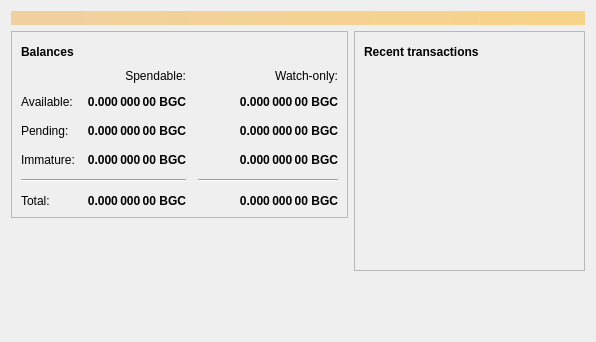
<?xml version="1.0" encoding="UTF-8"?>
<ui version="4.0">
 <class>OverviewPage</class>
 <widget class="QWidget" name="OverviewPage">
  <property name="geometry">
   <rect>
    <x>0</x>
    <y>0</y>
    <width>596</width>
    <height>342</height>
   </rect>
  </property>
  <property name="windowTitle">
   <string>Form</string>
  </property>
  <layout class="QVBoxLayout" name="topLayout">
   <item>
    <widget class="QLabel" name="labelAlerts">
     <property name="visible">
      <bool>false</bool>
     </property>
     <property name="styleSheet">
      <string notr="true">QLabel { background-color: qlineargradient(x1: 0, y1: 0, x2: 1, y2: 0, stop:0 #F0D0A0, stop:1 #F8D488); color:#000000; }</string>
     </property>
     <property name="wordWrap">
      <bool>true</bool>
     </property>
     <property name="margin">
      <number>3</number>
     </property>
     <property name="textInteractionFlags">
      <set>Qt::TextSelectableByMouse</set>
     </property>
    </widget>
   </item>
   <item>
    <layout class="QHBoxLayout" name="horizontalLayout" stretch="1,1">
     <item>
      <layout class="QVBoxLayout" name="verticalLayout_2">
       <item>
        <widget class="QFrame" name="frame">
         <property name="frameShape">
          <enum>QFrame::StyledPanel</enum>
         </property>
         <property name="frameShadow">
          <enum>QFrame::Raised</enum>
         </property>
         <layout class="QVBoxLayout" name="verticalLayout_4">
          <item>
           <layout class="QHBoxLayout" name="horizontalLayout_4">
            <item>
             <widget class="QLabel" name="label_5">
              <property name="font">
               <font>
                <weight>75</weight>
                <bold>true</bold>
               </font>
              </property>
              <property name="text">
               <string>Balances</string>
              </property>
             </widget>
            </item>
            <item>
             <widget class="QPushButton" name="labelWalletStatus">
              <property name="enabled">
               <bool>true</bool>
              </property>
              <property name="maximumSize">
               <size>
                <width>30</width>
                <height>16777215</height>
               </size>
              </property>
              <property name="toolTip">
               <string>The displayed information may be out of date. Your wallet automatically synchronizes with the Bigcoin network after a connection is established, but this process has not completed yet.</string>
              </property>
              <property name="text">
               <string/>
              </property>
              <property name="icon">
               <iconset resource="../bitcoin.qrc">
                <normaloff>:/icons/warning</normaloff>
                <disabledoff>:/icons/warning</disabledoff>:/icons/warning</iconset>
              </property>
              <property name="iconSize">
               <size>
                <width>24</width>
                <height>24</height>
               </size>
              </property>
              <property name="flat">
               <bool>true</bool>
              </property>
             </widget>
            </item>
            <item>
             <spacer name="horizontalSpacer_3">
              <property name="orientation">
               <enum>Qt::Horizontal</enum>
              </property>
              <property name="sizeHint" stdset="0">
               <size>
                <width>40</width>
                <height>20</height>
               </size>
              </property>
             </spacer>
            </item>
           </layout>
          </item>
          <item>
           <layout class="QGridLayout" name="gridLayout">
            <property name="spacing">
             <number>12</number>
            </property>
            <item row="2" column="2">
             <widget class="QLabel" name="labelWatchPending">
              <property name="font">
               <font>
                <weight>75</weight>
                <bold>true</bold>
               </font>
              </property>
              <property name="cursor">
               <cursorShape>IBeamCursor</cursorShape>
              </property>
              <property name="toolTip">
               <string>Unconfirmed transactions to watch-only addresses</string>
              </property>
              <property name="text">
               <string notr="true">0.000 000 00 BGC</string>
              </property>
              <property name="alignment">
               <set>Qt::AlignRight|Qt::AlignTrailing|Qt::AlignVCenter</set>
              </property>
              <property name="textInteractionFlags">
               <set>Qt::LinksAccessibleByMouse|Qt::TextSelectableByKeyboard|Qt::TextSelectableByMouse</set>
              </property>
             </widget>
            </item>
            <item row="2" column="1">
             <widget class="QLabel" name="labelUnconfirmed">
              <property name="font">
               <font>
                <weight>75</weight>
                <bold>true</bold>
               </font>
              </property>
              <property name="cursor">
               <cursorShape>IBeamCursor</cursorShape>
              </property>
              <property name="toolTip">
               <string>Total of transactions that have yet to be confirmed, and do not yet count toward the spendable balance</string>
              </property>
              <property name="text">
               <string notr="true">0.000 000 00 BGC</string>
              </property>
              <property name="alignment">
               <set>Qt::AlignRight|Qt::AlignTrailing|Qt::AlignVCenter</set>
              </property>
              <property name="textInteractionFlags">
               <set>Qt::LinksAccessibleByMouse|Qt::TextSelectableByKeyboard|Qt::TextSelectableByMouse</set>
              </property>
             </widget>
            </item>
            <item row="3" column="2">
             <widget class="QLabel" name="labelWatchImmature">
              <property name="font">
               <font>
                <weight>75</weight>
                <bold>true</bold>
               </font>
              </property>
              <property name="cursor">
               <cursorShape>IBeamCursor</cursorShape>
              </property>
              <property name="toolTip">
               <string>Mined balance in watch-only addresses that has not yet matured</string>
              </property>
              <property name="text">
               <string notr="true">0.000 000 00 BGC</string>
              </property>
              <property name="alignment">
               <set>Qt::AlignRight|Qt::AlignTrailing|Qt::AlignVCenter</set>
              </property>
              <property name="textInteractionFlags">
               <set>Qt::LinksAccessibleByMouse|Qt::TextSelectableByKeyboard|Qt::TextSelectableByMouse</set>
              </property>
             </widget>
            </item>
            <item row="4" column="0" colspan="2">
             <widget class="Line" name="line">
              <property name="orientation">
               <enum>Qt::Horizontal</enum>
              </property>
             </widget>
            </item>
            <item row="4" column="2">
             <widget class="Line" name="lineWatchBalance">
              <property name="sizePolicy">
               <sizepolicy hsizetype="Preferred" vsizetype="Fixed">
                <horstretch>0</horstretch>
                <verstretch>0</verstretch>
               </sizepolicy>
              </property>
              <property name="minimumSize">
               <size>
                <width>140</width>
                <height>0</height>
               </size>
              </property>
              <property name="orientation">
               <enum>Qt::Horizontal</enum>
              </property>
             </widget>
            </item>
            <item row="5" column="0">
             <widget class="QLabel" name="labelTotalText">
              <property name="text">
               <string>Total:</string>
              </property>
             </widget>
            </item>
            <item row="3" column="1">
             <widget class="QLabel" name="labelImmature">
              <property name="font">
               <font>
                <weight>75</weight>
                <bold>true</bold>
               </font>
              </property>
              <property name="cursor">
               <cursorShape>IBeamCursor</cursorShape>
              </property>
              <property name="toolTip">
               <string>Mined balance that has not yet matured</string>
              </property>
              <property name="text">
               <string notr="true">0.000 000 00 BGC</string>
              </property>
              <property name="alignment">
               <set>Qt::AlignRight|Qt::AlignTrailing|Qt::AlignVCenter</set>
              </property>
              <property name="textInteractionFlags">
               <set>Qt::LinksAccessibleByMouse|Qt::TextSelectableByKeyboard|Qt::TextSelectableByMouse</set>
              </property>
             </widget>
            </item>
            <item row="2" column="3">
             <spacer name="horizontalSpacer_2">
              <property name="orientation">
               <enum>Qt::Horizontal</enum>
              </property>
              <property name="sizeHint" stdset="0">
               <size>
                <width>40</width>
                <height>20</height>
               </size>
              </property>
             </spacer>
            </item>
            <item row="3" column="0">
             <widget class="QLabel" name="labelImmatureText">
              <property name="text">
               <string>Immature:</string>
              </property>
             </widget>
            </item>
            <item row="5" column="1">
             <widget class="QLabel" name="labelTotal">
              <property name="font">
               <font>
                <weight>75</weight>
                <bold>true</bold>
               </font>
              </property>
              <property name="cursor">
               <cursorShape>IBeamCursor</cursorShape>
              </property>
              <property name="toolTip">
               <string>Your current total balance</string>
              </property>
              <property name="text">
               <string notr="true">0.000 000 00 BGC</string>
              </property>
              <property name="alignment">
               <set>Qt::AlignRight|Qt::AlignTrailing|Qt::AlignVCenter</set>
              </property>
              <property name="textInteractionFlags">
               <set>Qt::LinksAccessibleByMouse|Qt::TextSelectableByKeyboard|Qt::TextSelectableByMouse</set>
              </property>
             </widget>
            </item>
            <item row="5" column="2">
             <widget class="QLabel" name="labelWatchTotal">
              <property name="font">
               <font>
                <weight>75</weight>
                <bold>true</bold>
               </font>
              </property>
              <property name="cursor">
               <cursorShape>IBeamCursor</cursorShape>
              </property>
              <property name="toolTip">
               <string>Current total balance in watch-only addresses</string>
              </property>
              <property name="text">
               <string notr="true">0.000 000 00 BGC</string>
              </property>
              <property name="alignment">
               <set>Qt::AlignRight|Qt::AlignTrailing|Qt::AlignVCenter</set>
              </property>
              <property name="textInteractionFlags">
               <set>Qt::LinksAccessibleByMouse|Qt::TextSelectableByKeyboard|Qt::TextSelectableByMouse</set>
              </property>
             </widget>
            </item>
            <item row="0" column="2">
             <widget class="QLabel" name="labelWatchonly">
              <property name="text">
               <string>Watch-only:</string>
              </property>
              <property name="alignment">
               <set>Qt::AlignRight|Qt::AlignTrailing|Qt::AlignVCenter</set>
              </property>
             </widget>
            </item>
            <item row="1" column="0">
             <widget class="QLabel" name="labelBalanceText">
              <property name="text">
               <string>Available:</string>
              </property>
             </widget>
            </item>
            <item row="1" column="1">
             <widget class="QLabel" name="labelBalance">
              <property name="font">
               <font>
                <weight>75</weight>
                <bold>true</bold>
               </font>
              </property>
              <property name="cursor">
               <cursorShape>IBeamCursor</cursorShape>
              </property>
              <property name="toolTip">
               <string>Your current spendable balance</string>
              </property>
              <property name="text">
               <string notr="true">0.000 000 00 BGC</string>
              </property>
              <property name="alignment">
               <set>Qt::AlignRight|Qt::AlignTrailing|Qt::AlignVCenter</set>
              </property>
              <property name="textInteractionFlags">
               <set>Qt::LinksAccessibleByMouse|Qt::TextSelectableByKeyboard|Qt::TextSelectableByMouse</set>
              </property>
             </widget>
            </item>
            <item row="1" column="2">
             <widget class="QLabel" name="labelWatchAvailable">
              <property name="font">
               <font>
                <weight>75</weight>
                <bold>true</bold>
               </font>
              </property>
              <property name="cursor">
               <cursorShape>IBeamCursor</cursorShape>
              </property>
              <property name="toolTip">
               <string>Your current balance in watch-only addresses</string>
              </property>
              <property name="text">
               <string notr="true">0.000 000 00 BGC</string>
              </property>
              <property name="alignment">
               <set>Qt::AlignRight|Qt::AlignTrailing|Qt::AlignVCenter</set>
              </property>
              <property name="textInteractionFlags">
               <set>Qt::LinksAccessibleByMouse|Qt::TextSelectableByKeyboard|Qt::TextSelectableByMouse</set>
              </property>
             </widget>
            </item>
            <item row="2" column="0">
             <widget class="QLabel" name="labelPendingText">
              <property name="text">
               <string>Pending:</string>
              </property>
             </widget>
            </item>
            <item row="0" column="1">
             <widget class="QLabel" name="labelSpendable">
              <property name="text">
               <string>Spendable:</string>
              </property>
              <property name="alignment">
               <set>Qt::AlignRight|Qt::AlignTrailing|Qt::AlignVCenter</set>
              </property>
             </widget>
            </item>
           </layout>
          </item>
         </layout>
        </widget>
       </item>
       <item>
        <spacer name="verticalSpacer">
         <property name="orientation">
          <enum>Qt::Vertical</enum>
         </property>
         <property name="sizeHint" stdset="0">
          <size>
           <width>20</width>
           <height>40</height>
          </size>
         </property>
        </spacer>
       </item>
      </layout>
     </item>
     <item>
      <layout class="QVBoxLayout" name="verticalLayout_3">
       <item>
        <widget class="QFrame" name="frame_2">
         <property name="frameShape">
          <enum>QFrame::StyledPanel</enum>
         </property>
         <property name="frameShadow">
          <enum>QFrame::Raised</enum>
         </property>
         <layout class="QVBoxLayout" name="verticalLayout">
          <item>
           <layout class="QHBoxLayout" name="horizontalLayout_2">
            <item>
             <widget class="QLabel" name="label_4">
              <property name="font">
               <font>
                <weight>75</weight>
                <bold>true</bold>
               </font>
              </property>
              <property name="text">
               <string>Recent transactions</string>
              </property>
             </widget>
            </item>
            <item>
             <widget class="QPushButton" name="labelTransactionsStatus">
              <property name="enabled">
               <bool>true</bool>
              </property>
              <property name="maximumSize">
               <size>
                <width>30</width>
                <height>16777215</height>
               </size>
              </property>
              <property name="toolTip">
               <string>The displayed information may be out of date. Your wallet automatically synchronizes with the Bigcoin network after a connection is established, but this process has not completed yet.</string>
              </property>
              <property name="text">
               <string/>
              </property>
              <property name="icon">
               <iconset resource="../bitcoin.qrc">
                <normaloff>:/icons/warning</normaloff>
                <disabledoff>:/icons/warning</disabledoff>:/icons/warning</iconset>
              </property>
              <property name="iconSize">
               <size>
                <width>24</width>
                <height>24</height>
               </size>
              </property>
              <property name="flat">
               <bool>true</bool>
              </property>
             </widget>
            </item>
            <item>
             <spacer name="horizontalSpacer">
              <property name="orientation">
               <enum>Qt::Horizontal</enum>
              </property>
              <property name="sizeHint" stdset="0">
               <size>
                <width>40</width>
                <height>20</height>
               </size>
              </property>
             </spacer>
            </item>
           </layout>
          </item>
          <item>
           <widget class="QListView" name="listTransactions">
            <property name="styleSheet">
             <string notr="true">QListView { background: transparent; }</string>
            </property>
            <property name="frameShape">
             <enum>QFrame::NoFrame</enum>
            </property>
            <property name="verticalScrollBarPolicy">
             <enum>Qt::ScrollBarAlwaysOff</enum>
            </property>
            <property name="horizontalScrollBarPolicy">
             <enum>Qt::ScrollBarAlwaysOff</enum>
            </property>
            <property name="selectionMode">
             <enum>QAbstractItemView::NoSelection</enum>
            </property>
           </widget>
          </item>
         </layout>
        </widget>
       </item>
       <item>
        <spacer name="verticalSpacer_2">
         <property name="orientation">
          <enum>Qt::Vertical</enum>
         </property>
         <property name="sizeHint" stdset="0">
          <size>
           <width>20</width>
           <height>40</height>
          </size>
         </property>
        </spacer>
       </item>
      </layout>
     </item>
    </layout>
   </item>
  </layout>
 </widget>
 <resources/>
 <connections/>
</ui>
